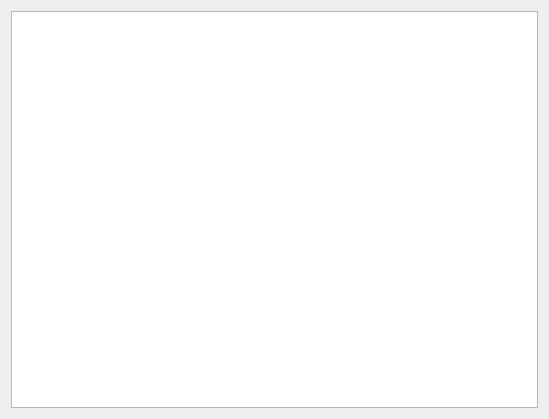
<?xml version="1.0" encoding="UTF-8"?>
<ui version="4.0">
 <class>RunningMsgWidget</class>
 <widget class="QWidget" name="RunningMsgWidget">
  <property name="geometry">
   <rect>
    <x>0</x>
    <y>0</y>
    <width>549</width>
    <height>419</height>
   </rect>
  </property>
  <property name="windowTitle">
   <string>Form</string>
  </property>
  <layout class="QGridLayout" name="gridLayout">
   <item row="0" column="0">
    <widget class="QTextBrowser" name="textBrowser">
     <property name="contextMenuPolicy">
      <enum>Qt::DefaultContextMenu</enum>
     </property>
    </widget>
   </item>
  </layout>
 </widget>
 <resources/>
 <connections/>
</ui>
